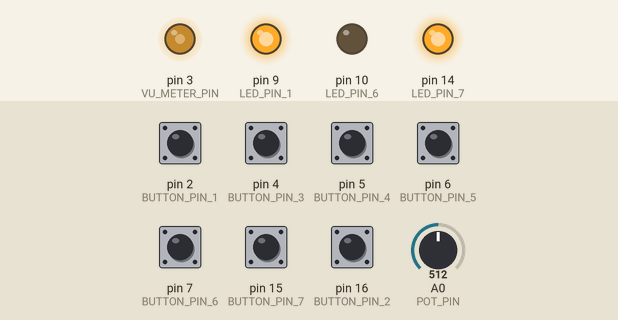
This sketch was run on a simulated Arduino Leonardo, built with avr-gcc and run on an emulated ATmega32U4. Parts: output pins drawn as LEDs (lit = HIGH). The inputs (shaded band) are chosen by the test bench; at power-on: pin 2 (BUTTON_PIN_1), pin 4 (BUTTON_PIN_3), pin 5 (BUTTON_PIN_4), pin 6 (BUTTON_PIN_5), pin 7 (BUTTON_PIN_6), pin 15 (BUTTON_PIN_7), pin 16 (BUTTON_PIN_2) HIGH, A0 (POT_PIN) = 512. USB keyboard and mouse output is not drawn.

Above: at 1.2 s.
1.3 s: A0 (POT_PIN) set to 716
At 2.6 s:
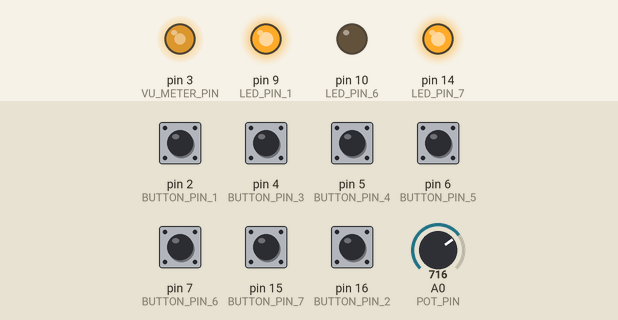
3.0 s: pin 2 (BUTTON_PIN_1) pulled LOW for 0.15 s
At 3.11 s:
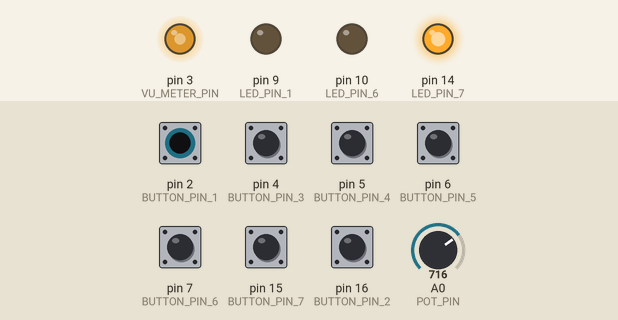
4.7 s: pin 7 (BUTTON_PIN_6) pulled LOW for 0.15 s
At 5.9 s:
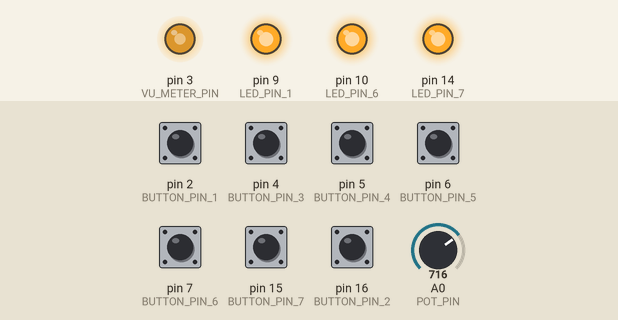
6.3 s: pin 4 (BUTTON_PIN_3) pulled LOW for 0.15 s
At 6.46 s:
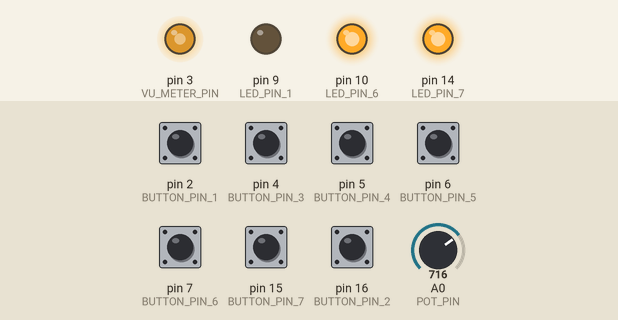
8.0 s: A0 (POT_PIN) set to 900
At 9.3 s:
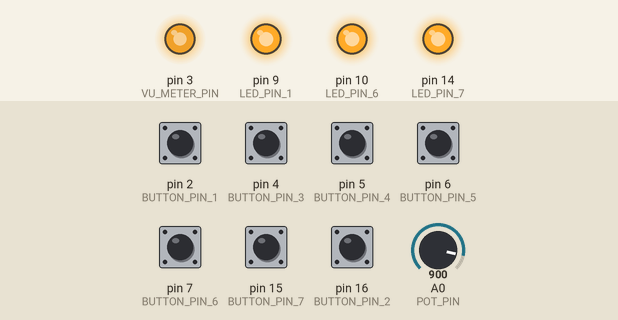
9.7 s: pin 5 (BUTTON_PIN_4) pulled LOW for 0.15 s
At 9.82 s:
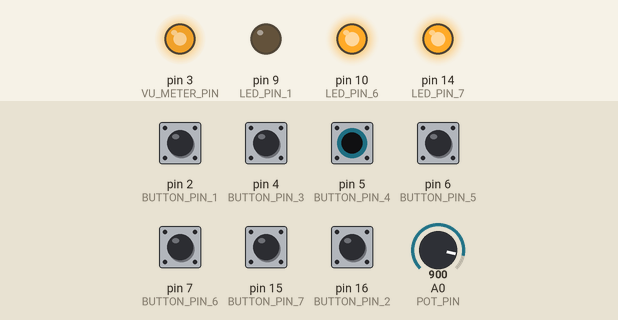
Timing chart, 0 to 12.4 s (numbered marks = the images above; inputs shaded):
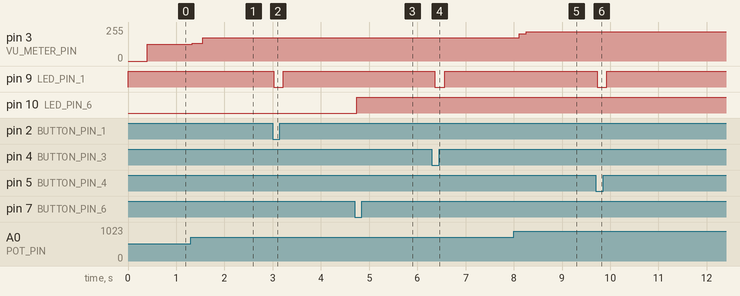

Measured:
- after the input at 1.3 s, pin 3 (VU_METER_PIN): 127/255 → 135/255 at once, → 175/255 0.21 s later
- after the input at 3.0 s, pin 9 (LED_PIN_1): HIGH → LOW at once, → HIGH 0.20 s later
- after the input at 4.7 s, pin 10 (LED_PIN_6): LOW → HIGH at once
- after the input at 6.3 s, pin 9 (LED_PIN_1): HIGH → LOW after 0.06 s, → HIGH 0.20 s later
- after the input at 8.0 s, pin 3 (VU_METER_PIN): 175/255 → 204/255 after 0.11 s, → 221/255 0.15 s later
- after the input at 9.7 s, pin 9 (LED_PIN_1): HIGH → LOW at once, → HIGH 0.20 s later

The sketch:

ButtonBox.ino
```cpp
#include <HID-Project.h>

#define BUTTON_PIN_1 2  // Button 1 (Ctrl+C)
#define BUTTON_PIN_2 16 // Button 2 (Ctrl+V)
#define BUTTON_PIN_3 4  // Button 3 (Ctrl+S)
#define BUTTON_PIN_4 5  // Button 4 (Open Chrome)
#define BUTTON_PIN_5 6  // Button 5 (Ctrl+2)
#define BUTTON_PIN_6 7  // Button 6 (Mute/Unmute)
#define BUTTON_PIN_7 15 // Button 7 (Always On, LED on at all times)

#define LED_PIN_1 9     // LED control pin for other buttons
#define LED_PIN_6 10    // LED control pin for mute button
#define LED_PIN_7 14     // LED control pin for Button 7

unsigned long lastDebounceTime = 0;   // The last time the button was toggled
unsigned long debounceDelay = 50;     // Debounce time; increase if necessary

bool buttonState1 = HIGH;
bool lastButtonState1 = HIGH;

bool buttonState2 = HIGH;
bool lastButtonState2 = HIGH;

bool buttonState3 = HIGH;
bool lastButtonState3 = HIGH;

bool buttonState4 = HIGH;
bool lastButtonState4 = HIGH;

bool buttonState5 = HIGH;
bool lastButtonState5 = HIGH;

bool buttonState6 = HIGH;           // Button 6 state for mute/unmute
bool lastButtonState6 = HIGH;       // Last state of Button 6

bool buttonState7 = HIGH;           // Button 7 state (Always On, LED on at all times)
bool lastButtonState7 = HIGH;       // Last state of Button 7

bool ledState6 = LOW;               // LED state for mute button

// Pins
#define POT_PIN A0                  // Potentiometer connected to A0
#define VU_METER_PIN 3              // VU meter connected to PWM Pin 6

// Variables
int prevVolume = -1;                // To store the last volume level

void setup() {
  Consumer.begin();

  // Set button pins as input with pull-up resistors
  pinMode(BUTTON_PIN_1, INPUT_PULLUP);
  pinMode(BUTTON_PIN_2, INPUT_PULLUP);
  pinMode(BUTTON_PIN_3, INPUT_PULLUP);
  pinMode(BUTTON_PIN_4, INPUT_PULLUP); // Setup Button 4 for opening Chrome
  pinMode(BUTTON_PIN_5, INPUT_PULLUP);
  pinMode(BUTTON_PIN_6, INPUT_PULLUP);
  pinMode(BUTTON_PIN_7, INPUT_PULLUP);

  pinMode(LED_PIN_1, OUTPUT);       // LED pin for other buttons
  pinMode(LED_PIN_6, OUTPUT);       // LED pin for mute button
  pinMode(LED_PIN_7, OUTPUT);       // LED pin for Button 7

  digitalWrite(LED_PIN_1, HIGH);    // LED for other buttons on
  digitalWrite(LED_PIN_6, LOW);     // Mute LED off initially
  digitalWrite(LED_PIN_7, HIGH);    // Button 7 LED stays on at all times

  Keyboard.begin();                 // Initialize HID-Project Keyboard
  pinMode(VU_METER_PIN, OUTPUT);    // Set VU meter pin as output
}

void loop() {
  unsigned long currentMillis = millis();  // Get the current time

  // Button 1 (Ctrl+C)
  buttonState1 = digitalRead(BUTTON_PIN_1);
  if (buttonState1 == LOW && lastButtonState1 == HIGH && (currentMillis - lastDebounceTime) > debounceDelay) {
    digitalWrite(LED_PIN_1, LOW);          // Turn LED for this button off while pressed
    Keyboard.press(KEY_LEFT_CTRL);
    Keyboard.press('c');
    delay(100);
    Keyboard.releaseAll();
    lastDebounceTime = currentMillis;
  }
  lastButtonState1 = buttonState1;

  // Button 2 (Ctrl+V)
  buttonState2 = digitalRead(BUTTON_PIN_2);
  if (buttonState2 == LOW && lastButtonState2 == HIGH && (currentMillis - lastDebounceTime) > debounceDelay) {
    digitalWrite(LED_PIN_1, LOW);
    Keyboard.press(KEY_LEFT_CTRL);
    Keyboard.press('v');
    delay(100);
    Keyboard.releaseAll();
    lastDebounceTime = currentMillis;
  }
  lastButtonState2 = buttonState2;

  // Button 3 (Ctrl+S)
  buttonState3 = digitalRead(BUTTON_PIN_3);
  if (buttonState3 == LOW && lastButtonState3 == HIGH && (currentMillis - lastDebounceTime) > debounceDelay) {
    digitalWrite(LED_PIN_1, LOW);
    Keyboard.press(KEY_LEFT_CTRL);
    Keyboard.press('s');
    delay(100);
    Keyboard.releaseAll();
    lastDebounceTime = currentMillis;
  }
  lastButtonState3 = buttonState3;

  // Button 4 (Open Chrome)
  buttonState4 = digitalRead(BUTTON_PIN_4);
  if (buttonState4 == LOW && lastButtonState4 == HIGH && (currentMillis - lastDebounceTime) > debounceDelay) {
    digitalWrite(LED_PIN_1, LOW);
    Keyboard.press(KEY_LEFT_CTRL);
    Keyboard.press(KEY_LEFT_ALT);
    Keyboard.press('1');
    delay(100);
    Keyboard.releaseAll();
    lastDebounceTime = currentMillis;
  }
  lastButtonState4 = buttonState4;

  // Button 5 (Ctrl+2)
  buttonState5 = digitalRead(BUTTON_PIN_5);
  if (buttonState5 == LOW && lastButtonState5 == HIGH && (currentMillis - lastDebounceTime) > debounceDelay) {
    digitalWrite(LED_PIN_1, LOW);
    Keyboard.press(KEY_LEFT_CTRL);
    Keyboard.press(KEY_LEFT_ALT);
    Keyboard.press('2');
    delay(100);
    Keyboard.releaseAll();
    lastDebounceTime = currentMillis;
  }
  lastButtonState5 = buttonState5;

  // Button 6 (Mute/Unmute)
  buttonState6 = digitalRead(BUTTON_PIN_6);
  if (buttonState6 == LOW && lastButtonState6 == HIGH && (currentMillis - lastDebounceTime) > debounceDelay) {
    ledState6 = !ledState6;                                // Toggle LED state for mute button
    digitalWrite(LED_PIN_6, ledState6 ? HIGH : LOW);       // Update the LED for mute button
    Consumer.write(MEDIA_VOLUME_MUTE);                    // Mute/Unmute the system volume
    lastDebounceTime = currentMillis;                     // Update the debounce time
  }
  lastButtonState6 = buttonState6;

  // Button 7 (Always on, LED stays on)
  buttonState7 = digitalRead(BUTTON_PIN_7);
  if (buttonState7 == LOW && lastButtonState7 == HIGH && (currentMillis - lastDebounceTime) > debounceDelay) {
    digitalWrite(LED_PIN_7, HIGH);  // LED stays on permanently
    lastDebounceTime = currentMillis;
  }
  lastButtonState7 = buttonState7;

  // Keep LEDs for other buttons on
  if (buttonState1 == HIGH && buttonState2 == HIGH && buttonState3 == HIGH && buttonState4 == HIGH && buttonState5 == HIGH) {
    digitalWrite(LED_PIN_1, HIGH);
  }

  // Volume control
  int potValue = readSmoothedPotValue();
  int volume = map(potValue, 0, 1023, 0, 100);

  if (volume != prevVolume) {
    adjustVolume(volume);
    prevVolume = volume;
  }

  int vuMeterValue = map(volume, 0, 100, 0, 255);
  analogWrite(VU_METER_PIN, vuMeterValue);

  delay(50);
}

int readSmoothedPotValue() {
  const int numReadings = 10;
  long total = 0;

  for (int i = 0; i < numReadings; i++) {
    total += analogRead(POT_PIN);
    delay(5);
  }

  return total / numReadings;
}

void adjustVolume(int targetVolume) {
  static int currentVolume = 0;

  while (currentVolume < targetVolume) {
    Consumer.write(MEDIA_VOLUME_UP);
    currentVolume++;
    delay(5);
  }
  while (currentVolume > targetVolume) {
    Consumer.write(MEDIA_VOLUME_DOWN);
    currentVolume--;
    delay(5);
  }
}
```
